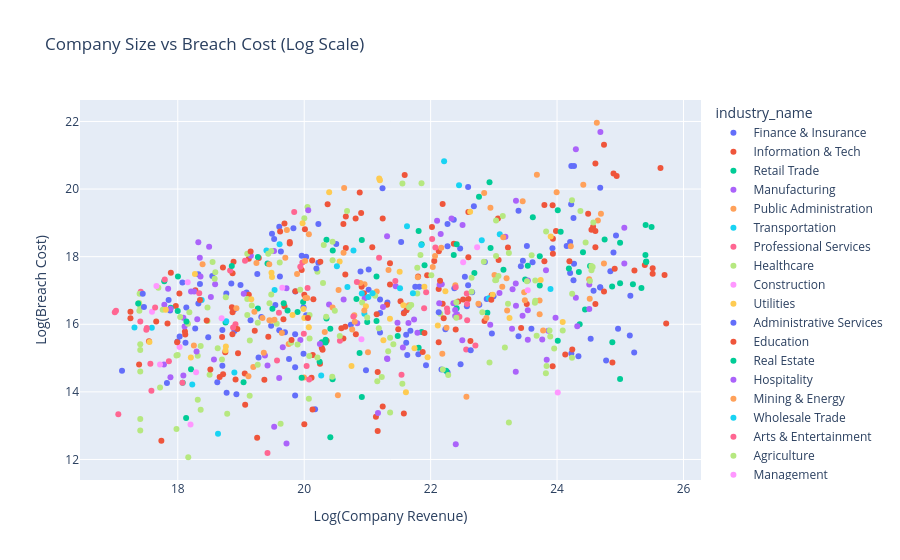

The notebook cell saved with this chart:
### Code cell
plot_cost_by_company_size(df).show()

### Figure 1 — Plotly figure (JSON) as saved in the notebook; plotly's stock layout.template omitted (floating-point values rounded to 4 significant figures; data arrays with more than 128 entries replaced by an {"elided": "..."} marker saying what was removed)
{"data": [{"customdata": {"elided": "115x2 str values"}, "hovertemplate": "industry_name=Finance & Insurance<br>Log(Company Revenue)=%{x}<br>Log(Breach Cost)=%{y}<br>company_name=%{customdata[0]}<br>attack_vector_primary=%{customdata[1]}<extra></extra>", "legendgroup": "Finance & Insurance", "marker": {"color": "#636efa", "symbol": "circle"}, "mode": "markers", "name": "Finance & Insurance", "orientation": "v", "showlegend": true, "type": "scatter", "x": [21.02, 22.27, 23.59, 19.54, 22.17, 24.84, 22.23, 18.9, 22.27, 24.26, 20.03, 18.71, 21.68, 19.86, 22.59, 21.53, 18.99, 20.98, 25.16, 25.15, 18.03, 19.83, 19.76, 17.83, 24.23, 22.86, 24.68, 18.85, 21.32, 21.2, 20.22, 24.27, 24.68, 20.74, 24.58, 18.77, 18.0, 24.26, 23.39, 24.21, 21.2, 22.89, 24.22, 24.68, 19.32, 23.52, 24.23, 19.48, 21.81, 20.51, 19.62, 22.47, 19.61, 23.93, 19.63, 18.28, 22.77, 22.38, 20.22, 22.27, 19.28, 18.48, 21.82, 23.39, 18.14, 18.07, 19.61, 24.89, 21.63, 20.89, 18.63, 19.09, 22.99, 22.37, 22.59, 18.35, 18.33, 24.78, 18.9, 24.27, 21.02, 19.86, 21.2, 17.88, 24.93, 24.96, 25.22, 18.71, 21.61, 22.47, 22.57, 22.66, 17.85, 23.43, 19.7, 23.61, 23.46, 24.15, 19.86, 19.86, 18.33, 24.21, 19.15, 19.96, 19.99, 19.99, 18.55, 24.53, 24.34, 22.54, 21.76, 21.58, 21.93, 20.03, 19.49], "xaxis": "x", "y": [17.02, 14.58, 15.87, 16.57, 14.66, 17.57, 15.85, 15.8, 18.97, 17.3, 16.26, 14.77, 15.81, 15.7, 20.06, 18.44, 17.16, 14.64, 16.85, 15.67, 15.64, 18.84, 14.97, 14.26, 20.68, 17.84, 20.04, 17.21, 16.64, 16.73, 18.97, 20.68, 17.1, 15.98, 16.99, 16.91, 15.49, 19.14, 19.36, 18.43, 15.76, 16.75, 19.55, 17.09, 16.22, 18.31, 15.14, 15.95, 15.12, 18.38, 17.41, 14.82, 15.82, 18.25, 18.15, 15.87, 16.58, 17.06, 17.82, 18.31, 15.01, 15.61, 17.11, 15.64, 16.49, 17.24, 18.89, 18.12, 15.09, 17.56, 14.29, 16.94, 16.83, 19.09, 17.15, 17.19, 16.62, 14.93, 16.44, 17.79, 17.62, 13.9, 16.33, 16.41, 18.63, 15.86, 15.16, 15.83, 15.69, 18.24, 16.53, 16.94, 16.72, 17.72, 15.77, 17.83, 17.88, 18.31, 16.97, 14.73, 17.48, 17.52, 16.12, 18.02, 16.5, 15.13, 17.43, 15.57, 15.05, 17.41, 17.11, 16.35, 14.79, 18.0, 18.68], "yaxis": "y"}, {"customdata": {"elided": "119x2 str values"}, "hovertemplate": "industry_name=Information & Tech<br>Log(Company Revenue)=%{x}<br>Log(Breach Cost)=%{y}<br>company_name=%{customdata[0]}<br>attack_vector_primary=%{customdata[1]}<extra></extra>", "legendgroup": "Information & Tech", "marker": {"color": "#EF553B", "symbol": "circle"}, "mode": "markers", "name": "Information & Tech", "orientation": "v", "showlegend": true, "type": "scatter", "x": [17.97, 23.93, 20.35, 20.62, 21.58, 22.85, 17.54, 23.07, 22.44, 18.75, 20.65, 17.25, 22.4, 20.0, 20.15, 21.24, 19.77, 21.95, 24.61, 20.25, 19.06, 24.13, 21.16, 24.61, 22.13, 23.43, 20.66, 24.94, 24.74, 23.93, 23.93, 21.52, 23.08, 23.8, 21.16, 24.88, 22.96, 24.61, 22.51, 24.89, 18.28, 18.12, 20.12, 19.07, 18.95, 19.69, 17.39, 18.91, 17.66, 24.2, 22.6, 24.54, 19.96, 18.7, 23.22, 19.12, 22.37, 23.93, 21.8, 25.51, 19.77, 19.28, 20.88, 18.72, 20.14, 22.13, 25.73, 25.7, 18.86, 22.06, 23.52, 19.12, 24.74, 22.13, 18.87, 24.57, 20.62, 21.59, 22.6, 21.36, 21.49, 18.11, 20.01, 23.8, 20.81, 20.13, 24.61, 20.0, 24.91, 22.6, 19.62, 19.69, 24.24, 23.98, 25.39, 20.94, 25.64, 20.28, 19.43, 21.08, 20.66, 19.86, 21.24, 25.51, 19.67, 20.65, 17.25, 21.87, 19.26, 18.87, 21.36, 19.37, 24.49, 21.62, 21.58, 18.03, 21.13, 25.22, 20.82], "xaxis": "x", "y": [16.54, 18.09, 15.51, 15.58, 13.36, 16.1, 15.5, 19.13, 16.67, 15.17, 15.93, 16.18, 15.85, 13.04, 16.74, 19.13, 18.39, 17.45, 18.76, 14.83, 14.54, 15.1, 14.59, 20.76, 18.16, 15.89, 19.19, 20.39, 21.31, 14.75, 19.52, 16.68, 17.9, 19.53, 12.85, 14.87, 16.85, 16.6, 16.73, 20.46, 17.01, 15.7, 14.42, 13.62, 15.15, 18.98, 14.81, 14.36, 16.08, 17.86, 19.32, 18.79, 17.6, 15.62, 18.27, 16.87, 18.38, 18.53, 17.42, 17.5, 18.43, 17.96, 19.9, 14.52, 15.09, 15.47, 16.02, 17.46, 16.51, 17.87, 16.6, 17.94, 16.97, 17.05, 17.51, 18.89, 18.96, 20.42, 16.75, 17.8, 15.85, 15.78, 18.81, 17.87, 19.13, 17.89, 18.28, 16.87, 17.64, 17.98, 18.74, 16.53, 15.25, 18.76, 17.75, 16.92, 20.62, 15.3, 15.63, 18.28, 18.26, 16.98, 13.57, 17.66, 16.15, 17.47, 16.37, 15.18, 12.64, 16.36, 17.18, 14.36, 19.27, 16.42, 16.33, 16.91, 13.26, 17.59, 15.7], "yaxis": "y"}, {"customdata": {"elided": "73x2 str values"}, "hovertemplate": "industry_name=Retail Trade<br>Log(Company Revenue)=%{x}<br>Log(Breach Cost)=%{y}<br>company_name=%{customdata[0]}<br>attack_vector_primary=%{customdata[1]}<extra></extra>", "legendgroup": "Retail Trade", "marker": {"color": "#00cc96", "symbol": "circle"}, "mode": "markers", "name": "Retail Trade", "orientation": "v", "showlegend": true, "type": "scatter", "x": [18.76, 20.41, 24.41, 25.41, 25.4, 21.14, 25.49, 19.42, 21.86, 17.89, 21.9, 19.27, 20.24, 21.0, 22.9, 22.25, 23.73, 21.81, 21.86, 17.79, 24.87, 19.04, 19.74, 20.35, 19.5, 22.37, 23.62, 23.73, 18.0, 23.15, 25.33, 19.27, 24.01, 25.0, 24.19, 20.45, 23.54, 23.5, 19.98, 20.41, 25.2, 18.08, 24.06, 25.0, 20.83, 18.21, 20.88, 25.4, 24.52, 22.76, 22.41, 20.28, 19.89, 21.81, 24.75, 25.41, 18.0, 21.14, 24.44, 20.91, 25.0, 20.34, 20.45, 20.35, 21.48, 22.69, 24.01, 20.34, 24.36, 22.41, 24.34, 24.87, 20.91], "xaxis": "x", "y": [16.05, 15.87, 18.13, 17.84, 18.05, 16.1, 18.88, 17.8, 15.77, 16.49, 17.75, 16.46, 14.89, 16.07, 16.34, 14.62, 18.02, 15.31, 18.37, 17.28, 15.47, 14.28, 16.41, 18.5, 16.46, 18.05, 19.17, 17.15, 17.41, 17.61, 17.07, 17.99, 15.52, 17.21, 17.65, 14.37, 17.73, 17.32, 16.66, 12.66, 17.18, 14.27, 18.74, 14.38, 16.75, 14.67, 15.15, 18.94, 17.72, 19.78, 18.37, 15.47, 16.36, 18.76, 18.51, 17.86, 16.39, 17.41, 16.44, 18.49, 18.41, 15.54, 18.18, 16.17, 15.65, 17.51, 19.38, 15.46, 16.0, 16.47, 17.55, 17.12, 13.84], "yaxis": "y"}, {"customdata": {"elided": "71x2 str values"}, "hovertemplate": "industry_name=Manufacturing<br>Log(Company Revenue)=%{x}<br>Log(Breach Cost)=%{y}<br>company_name=%{customdata[0]}<br>attack_vector_primary=%{customdata[1]}<extra></extra>", "legendgroup": "Manufacturing", "marker": {"color": "#ab63fa", "symbol": "circle"}, "mode": "markers", "name": "Manufacturing", "orientation": "v", "showlegend": true, "type": "scatter", "x": [23.86, 19.42, 22.94, 23.35, 17.79, 18.35, 19.16, 25.06, 23.54, 23.54, 23.18, 22.42, 18.31, 18.57, 19.6, 19.94, 17.88, 20.25, 24.51, 22.18, 18.11, 23.54, 23.3, 20.39, 24.3, 21.32, 22.39, 21.31, 23.35, 18.09, 22.33, 19.52, 19.72, 23.77, 23.84, 22.5, 24.69, 20.96, 21.31, 22.14, 18.09, 22.16, 23.09, 18.21, 17.85, 21.74, 23.82, 23.35, 25.06, 17.78, 18.5, 17.88, 22.4, 24.3, 19.04, 19.72, 24.51, 19.66, 22.36, 18.36, 20.62, 19.52, 18.59, 22.1, 21.65, 19.38, 24.32, 23.29, 23.35, 23.98, 22.39], "xaxis": "x", "y": [15.81, 14.78, 15.99, 17.2, 16.58, 17.97, 18.03, 17.8, 17.29, 16.42, 18.59, 16.29, 16.15, 14.96, 14.41, 15.54, 16.46, 15.42, 17.17, 17.18, 15.94, 15.54, 17.04, 16.59, 16.79, 14.97, 16.42, 14.99, 14.6, 16.2, 19.13, 12.97, 12.47, 15.55, 14.95, 18.94, 21.69, 16.77, 18.6, 17.17, 14.48, 18.67, 16.93, 16.97, 17.05, 16.14, 17.6, 16.55, 18.86, 14.81, 18.29, 14.43, 12.45, 21.18, 16.91, 17.07, 16.45, 15.32, 16.62, 17.41, 16.74, 18.17, 17.19, 19.06, 16.03, 15.08, 15.94, 15.87, 19.66, 16.19, 16.24], "yaxis": "y"}, {"customdata": [["Gallagher Administration Group Inc.", "ransomware"], ["Eindhoven Agency N.V.", "malware"], ["Sullivan Agency PLC", "backdoor"], ["Sendai Department Corp.", "data_breach"], ["DistrictState Services PLC", "data_breach"], ["Houston Department Inc.", "ransomware"], ["Azure Township Services PLC", "malware"], ["Granite Civic Administration Holdings Inc.", "phishing"], ["Phoenix Civic Department Group Inc.", "malware"], ["Tempest County Office SE", "phishing"], ["Fox Indigo Office Co.", "supply_chain"], ["PublicBorough Agency GmbH", "data_breach"], ["MetroCivic Department Group PLC", "phishing"], ["CountyCounty Administration Group Inc.", "apt"], ["Houston Agency Inc.", "phishing"], ["Azure Public Agency Holdings Inc.", "ransomware"], ["Ahmedabad Administration Pvt. Ltd.", "phishing"], ["Marshall Services Holdings Inc.", "ransomware"], ["Citadel Compass Services Corp.", "phishing"], ["Keller Services Ltd.", "data_breach"], ["Keystone National Administration Inc.", "apt"], ["Sable Orbit Authority Group Inc.", "ddos"], ["Eagle District Services Co.", "ransomware"], ["Kestrel National Authority Holdings Inc.", "ddos"], ["Turin Department S.p.A.", "trojan"], ["Cardiff Authority Holdings PLC", "ddos"], ["DistrictNational Agency Co.", "phishing"], ["DistrictCounty Administration Co.", "apt"], ["Kowalski Services AG", "ransomware"], ["Paladin Cedar Department Ltd.", "ransomware"], ["Aldridge Office Group Inc.", "malware"], ["TownshipDistrict Services PLC", "phishing"], ["MetroBorough Agency Holdings Inc.", "malware"], ["Carver Department Inc.", "supply_chain"], ["Richardson Administration Holdings PLC", "malware"], ["Vista Metro Agency S.A.", "supply_chain"], ["Bravo State Administration Holdings PLC", "data_breach"], ["Sullivan Services Ltd.", "data_breach"], ["Redwood Citadel Agency Co.", "phishing"], ["Eclipse Wolverine Administration Corp.", "supply_chain"], ["Aldridge Department Inc.", "data_breach"], ["Onyx Quantum Administration Corp.", "phishing"], ["Munich Office AG", "phishing"], ["Detroit Authority Corp.", "malware"], ["NationalBorough Office Holdings Inc.", "ransomware"], ["StateCounty Administration Group SA", "ransomware"], ["Fukuoka Services Co. Ltd.", "ddos"], ["Osaka Services Corp.", "ransomware"], ["Winnipeg Office Holdings Inc.", "ransomware"], ["Arrow Federal Office Holdings Co. Ltd.", "malware"], ["Nice Department Group SA", "malware"]], "hovertemplate": "industry_name=Public Administration<br>Log(Company Revenue)=%{x}<br>Log(Breach Cost)=%{y}<br>company_name=%{customdata[0]}<br>attack_vector_primary=%{customdata[1]}<extra></extra>", "legendgroup": "Public Administration", "marker": {"color": "#FFA15A", "symbol": "circle"}, "mode": "markers", "name": "Public Administration", "orientation": "v", "showlegend": true, "type": "scatter", "x": [20.53, 21.01, 19.75, 23.78, 24.63, 19.65, 22.39, 22.07, 20.07, 19.19, 20.95, 20.0, 23.46, 24.41, 22.95, 24.65, 23.72, 20.05, 21.33, 23.49, 22.17, 20.76, 19.24, 20.45, 21.66, 24.52, 19.21, 19.45, 20.63, 23.01, 23.48, 22.03, 21.15, 22.57, 19.34, 24.22, 24.74, 23.68, 19.89, 20.79, 24.51, 23.13, 20.32, 23.72, 22.25, 22.18, 20.02, 19.7, 20.54, 19.12, 23.99], "xaxis": "x", "y": [13.9, 15.17, 15.41, 15.82, 21.96, 15.74, 17.15, 18.02, 18.66, 14.74, 17.19, 14.43, 19.64, 20.13, 19.44, 19.07, 16.29, 16.78, 17.6, 16.71, 18.27, 15.84, 17.81, 16.49, 16.56, 16.75, 16.37, 17.78, 20.04, 17.46, 16.95, 17.69, 16.97, 13.86, 16.18, 18.31, 17.8, 20.42, 17.49, 16.26, 17.33, 17.11, 15.77, 16.7, 15.9, 15.13, 16.78, 17.97, 17.01, 14.46, 19.91], "yaxis": "y"}, {"customdata": [["Coleman Rail SA", "data_breach"], ["AeroShip Airlines Ltd.", "phishing"], ["Edmonton Shipping Inc.", "backdoor"], ["Brooks Shipping Co.", "data_breach"], ["Polaris Noble Logistics Holdings Inc.", "phishing"], ["Silver Granite Freight Inc.", "ddos"], ["Lantern Borealis Transport Group SA", "ransomware"], ["Phoenix Rail Co.", "malware"], ["MoveTransport Logistics Ltd.", "backdoor"], ["PortTransit Carriers Co. Ltd.", "data_breach"], ["Chicago Logistics Inc.", "ransomware"], ["Patriot Express Logistics Corp.", "phishing"], ["Ridge Cargo Shipping Inc.", "apt"], ["Cypress Aero Shipping Ltd.", "phishing"], ["Zimmer Shipping SE", "apt"], ["WingPort Rail Holdings Inc.", "malware"], ["Cobalt Transit Logistics Holdings Inc.", "ddos"], ["Silver Flint Freight Corp.", "phishing"], ["Lyon Carriers SAS", "ransomware"]], "hovertemplate": "industry_name=Transportation<br>Log(Company Revenue)=%{x}<br>Log(Breach Cost)=%{y}<br>company_name=%{customdata[0]}<br>attack_vector_primary=%{customdata[1]}<extra></extra>", "legendgroup": "Transportation", "marker": {"color": "#19d3f3", "symbol": "circle"}, "mode": "markers", "name": "Transportation", "orientation": "v", "showlegend": true, "type": "scatter", "x": [22.92, 22.45, 20.78, 20.95, 20.91, 22.81, 19.53, 20.68, 19.4, 18.23, 23.09, 17.31, 18.77, 17.59, 21.01, 21.63, 23.9, 22.21, 18.38], "xaxis": "x", "y": [16.77, 20.12, 18.18, 16.31, 16.91, 18.49, 17.01, 17.11, 18.18, 14.21, 18.66, 15.9, 16.09, 15.9, 16.81, 18.9, 17.04, 20.82, 16.72], "yaxis": "y"}, {"customdata": [["Brooks Consulting Co.", "ransomware"], ["Belfast Advisory Ltd.", "apt"], ["AcumenAnalytic Partners Group SA", "supply_chain"], ["Borealis Paladin Services Pte. Ltd.", "trojan"], ["Sable Method Associates Holdings PLC", "data_breach"], ["Phoenix Harbor Group SAS", "apt"], ["Beacon Keystone Consulting Co.", "apt"], ["ProPremier Partners Ltd.", "malware"], ["Valor Consult Advisory Holdings Inc.", "phishing"], ["SanDiego Services Co.", "ransomware"], ["Sequoia Expert Consulting Group Inc.", "ransomware"], ["Patriot Bravo Partners Co.", "trojan"], ["Raptor Silver Associates AG", "ransomware"], ["Halifax Services Inc.", "data_breach"], ["InsightStrategy Consulting Inc.", "data_breach"], ["Sierra Diamond Group Group Inc.", "phishing"], ["LogicAcumen Partners S.A.", "ransomware"], ["Osprey Elite Advisory Inc.", "phishing"], ["Jasper Acumen Services Co. Ltd.", "apt"], ["Redwood Noble Consulting Corp.", "ddos"], ["Quartz Analytic Group Co.", "ransomware"], ["Keystone Patriot Partners SAS", "ransomware"], ["Talon Cobalt Advisory Inc.", "ransomware"], ["Redwood Ivory Associates Inc.", "ddos"], ["Austin Advisory Co.", "apt"], ["InsightConsult Consulting S.p.A.", "malware"], ["Sullivan Associates Corp.", "data_breach"], ["Johansson Group GmbH", "ransomware"], ["Marshall Group Corp.", "ddos"], ["Cedar Cobalt Advisory Inc.", "ransomware"], ["Cypress Forge Consulting Co.", "ransomware"], ["Archer Lynx Group S.A.", "phishing"], ["Obsidian Hawk Consulting Ltd.", "ransomware"], ["AnalyticAcumen Associates Inc.", "trojan"]], "hovertemplate": "industry_name=Professional Services<br>Log(Company Revenue)=%{x}<br>Log(Breach Cost)=%{y}<br>company_name=%{customdata[0]}<br>attack_vector_primary=%{customdata[1]}<extra></extra>", "legendgroup": "Professional Services", "marker": {"color": "#FF6692", "symbol": "circle"}, "mode": "markers", "name": "Professional Services", "orientation": "v", "showlegend": true, "type": "scatter", "x": [22.27, 22.57, 19.97, 22.58, 21.18, 22.46, 17.41, 20.05, 17.41, 19.84, 22.58, 20.08, 17.86, 17.58, 22.26, 21.93, 17.57, 20.04, 18.91, 22.02, 17.06, 17.0, 17.02, 22.56, 22.08, 21.9, 19.06, 17.5, 19.99, 17.79, 18.83, 21.54, 19.6, 18.07], "xaxis": "x", "y": [16.36, 16.91, 17.83, 16.12, 17.97, 16.22, 16.96, 17.08, 16.08, 19.32, 16.6, 14.36, 14.9, 14.03, 16.47, 16.95, 14.83, 14.77, 16.0, 18.52, 13.34, 16.36, 16.4, 15.25, 18.27, 16.47, 17.88, 15.84, 15.72, 17.32, 17.59, 14.51, 16.34, 14.27], "yaxis": "y"}, {"customdata": {"elided": "127x2 str values"}, "hovertemplate": "industry_name=Healthcare<br>Log(Company Revenue)=%{x}<br>Log(Breach Cost)=%{y}<br>company_name=%{customdata[0]}<br>attack_vector_primary=%{customdata[1]}<extra></extra>", "legendgroup": "Healthcare", "marker": {"color": "#B6E880", "symbol": "circle"}, "mode": "markers", "name": "Healthcare", "orientation": "v", "showlegend": true, "type": "scatter", "x": [23.04, 23.04, 17.41, 19.94, 19.57, 18.36, 19.48, 17.41, 22.82, 22.41, 24.37, 18.18, 17.39, 18.76, 19.27, 21.84, 23.24, 24.24, 17.72, 18.58, 19.1, 19.9, 24.57, 23.66, 18.17, 18.47, 20.45, 24.56, 17.69, 19.48, 18.55, 23.24, 21.69, 17.41, 20.45, 19.45, 21.12, 20.92, 24.45, 22.65, 18.04, 18.0, 21.86, 17.41, 19.17, 19.43, 21.36, 17.98, 17.76, 19.61, 22.15, 23.89, 23.68, 18.16, 23.04, 23.82, 23.14, 20.44, 21.55, 23.22, 21.36, 22.65, 17.41, 23.83, 19.27, 20.68, 18.32, 18.5, 19.1, 21.18, 23.95, 22.41, 21.33, 20.31, 20.09, 20.35, 23.02, 18.32, 23.52, 19.1, 22.19, 23.6, 21.66, 22.93, 24.24, 18.7, 23.07, 20.21, 17.98, 24.09, 23.88, 18.78, 21.0, 20.08, 18.63, 17.4, 20.3, 18.59, 17.41, 22.84, 24.54, 20.48, 22.28, 21.79, 24.52, 21.79, 20.05, 22.01, 23.66, 18.36, 21.16, 23.83, 19.14, 19.14, 20.07, 20.09, 17.39, 21.55, 20.21, 23.17, 23.65, 21.08, 19.79, 24.54, 18.47, 24.24, 20.0], "xaxis": "x", "y": [17.31, 19.07, 16.53, 17.02, 16.02, 13.47, 16.88, 15.24, 16.35, 16.65, 19.35, 16.36, 16.4, 16.8, 16.04, 18.05, 13.09, 15.01, 14.13, 17.34, 16.75, 15.4, 19.01, 16.7, 12.07, 16.5, 18.44, 17.7, 17.08, 18.17, 17.85, 18.11, 16.57, 15.41, 17.9, 16.62, 16.84, 16.65, 18.42, 17.38, 16.22, 15.09, 20.17, 13.19, 16.55, 18.08, 13.39, 15.08, 16.43, 17.82, 16.31, 15.64, 15.66, 16.01, 18.02, 14.55, 19.2, 14.45, 20.16, 16.61, 15.6, 16.96, 14.6, 18.75, 14.8, 19.35, 13.77, 14.51, 16.27, 15.88, 15.28, 16.19, 15.2, 18.35, 16.28, 16.22, 17.3, 15.07, 17.28, 18.08, 14.66, 18.04, 16.5, 14.87, 16.9, 14.96, 17.43, 15.02, 12.9, 15.81, 15.81, 13.35, 16.2, 15.06, 15.29, 16.9, 17.22, 17.54, 12.86, 17.85, 17.73, 16.4, 14.5, 17.67, 17.28, 16.91, 19.47, 17.45, 17.29, 15.36, 14.32, 14.76, 15.52, 13.89, 13.79, 15.58, 16.63, 14.24, 17.55, 15.31, 16.64, 16.91, 15.45, 17.6, 16.09, 19.67, 19.13], "yaxis": "y"}, {"customdata": [["Atlanta Builders Group Inc.", "ddos"], ["ArchDraft Development Pvt. Ltd.", "apt"], ["Delta Valor Corp Inc.", "malware"], ["Turin Construction S.r.l.", "ddos"], ["Keller Construction Pty Ltd.", "ransomware"], ["Tempest Condor Builders SE", "data_breach"], ["Eriksson Corp Inc.", "ransomware"], ["StructureConcrete Group Corp.", "ddos"], ["DraftConstruct Corp Group Inc.", "ransomware"], ["Delta Site Development AG", "ransomware"], ["Curitiba Development S.A.", "malware"], ["Crest Vertex Construction AG", "data_breach"]], "hovertemplate": "industry_name=Construction<br>Log(Company Revenue)=%{x}<br>Log(Breach Cost)=%{y}<br>company_name=%{customdata[0]}<br>attack_vector_primary=%{customdata[1]}<extra></extra>", "legendgroup": "Construction", "marker": {"color": "#FF97FF", "symbol": "circle"}, "mode": "markers", "name": "Construction", "orientation": "v", "showlegend": true, "type": "scatter", "x": [18.69, 19.65, 18.29, 23.54, 17.66, 22.74, 18.16, 18.2, 22.51, 17.72, 18.03, 17.59], "xaxis": "x", "y": [16.18, 17.08, 14.58, 17.01, 17.13, 18.28, 17.24, 13.04, 17.83, 14.81, 15.33, 16.37], "yaxis": "y"}, {"customdata": [["Indigo Grid Corp Corp.", "data_breach"], ["Novak Power GmbH", "data_breach"], ["Kowalski Electric Holdings Inc.", "apt"], ["Sovereign Power Electric Ltda.", "ransomware"], ["Sable Wind Energy SA", "ransomware"], ["SparkAmp Power Corp.", "supply_chain"], ["Horizon Current Power Corp.", "ransomware"], ["Minneapolis Electric Group Inc.", "backdoor"], ["SparkSolar Corp Inc.", "ransomware"], ["CurrentTherm Electric Co.", "ransomware"], ["Chandra Electric Group Inc.", "phishing"], ["SolarFlux Services Holdings Inc.", "apt"], ["Flint Dynamo Services B.V.", "apt"], ["SparkAmp Utilities Group Inc.", "ransomware"], ["FluxAmp Corp Corp.", "malware"], ["Spectrum Harbor Services Holdings Inc.", "data_breach"], ["Maple Zephyr Energy Group Inc.", "phishing"], ["Miami Electric Co.", "apt"], ["GridInfracore Utilities Corp.", "ddos"], ["StLouis Power Holdings Inc.", "data_breach"], ["Maple Archer Corp Holdings Inc.", "trojan"], ["SparkWatt Services Group Inc.", "phishing"], ["Baltimore Corp Inc.", "backdoor"], ["Paladin Power Energy PLC", "data_breach"], ["Sable Grid Electric Co.", "malware"], ["ChargeSpark Corp Holdings Ltd.", "phishing"], ["Baltimore Electric Group Inc.", "phishing"], ["Zenith Solar Utilities Holdings Ltd.", "ransomware"], ["Bravo Spark Energy Holdings Inc.", "data_breach"], ["Sequoia Lynx Corp PLC", "data_breach"], ["InfracoreCharge Electric S.r.l.", "trojan"], ["VoltSpark Energy GmbH", "phishing"], ["Vertex Current Energy Pvt. Ltd.", "apt"], ["Indigo Spark Energy PLC", "phishing"]], "hovertemplate": "industry_name=Utilities<br>Log(Company Revenue)=%{x}<br>Log(Breach Cost)=%{y}<br>company_name=%{customdata[0]}<br>attack_vector_primary=%{customdata[1]}<extra></extra>", "legendgroup": "Utilities", "marker": {"color": "#FECB52", "symbol": "circle"}, "mode": "markers", "name": "Utilities", "orientation": "v", "showlegend": true, "type": "scatter", "x": [19.97, 20.0, 23.74, 20.39, 18.75, 21.36, 19.48, 24.09, 19.99, 23.9, 20.75, 21.61, 19.48, 22.11, 19.49, 18.27, 22.62, 20.56, 22.98, 21.19, 20.98, 18.21, 22.23, 21.9, 21.74, 21.95, 19.16, 20.07, 18.76, 21.51, 21.25, 23.25, 17.81, 19.82], "xaxis": "x", "y": [18.99, 16.19, 17.31, 19.9, 15.22, 16.16, 17.52, 16.07, 16.45, 18.6, 14.77, 13.99, 16.1, 15.97, 17.4, 17.49, 19.33, 17.85, 16.88, 20.32, 16.53, 15.02, 16.98, 17.11, 15.29, 15.02, 16.74, 15.91, 15.34, 17.55, 15.53, 16.18, 16.43, 16.28], "yaxis": "y"}, {"customdata": [["Ottawa Solutions Corp.", "ransomware"], ["Houston Management Inc.", "ransomware"], ["Gallagher Staffing Ltd.", "ddos"], ["ServiceLink Staffing Inc.", "malware"], ["Clarke Solutions Holdings PLC", "ransomware"], ["Amsterdam Services N.V.", "ddos"], ["Henderson Resources Group Inc.", "phishing"], ["Quantum Source Staffing Group Inc.", "phishing"], ["Fox Timber Services Group Inc.", "data_breach"], ["Vista Cascade Staffing Co. Ltd.", "phishing"], ["Talon Diamond Resources Holdings PLC", "ransomware"], ["Lynx Wolverine Solutions Co.", "ransomware"], ["Detroit Resources Co.", "trojan"], ["Chen Staffing Group Inc.", "ransomware"], ["TeamSupport Services Group Ltd.", "data_breach"], ["TaskAssist Resources Corp.", "ransomware"]], "hovertemplate": "industry_name=Administrative Services<br>Log(Company Revenue)=%{x}<br>Log(Breach Cost)=%{y}<br>company_name=%{customdata[0]}<br>attack_vector_primary=%{customdata[1]}<extra></extra>", "legendgroup": "Administrative Services", "marker": {"color": "#636efa", "symbol": "circle"}, "mode": "markers", "name": "Administrative Services", "orientation": "v", "showlegend": true, "type": "scatter", "x": [20.19, 17.46, 20.17, 17.12, 22.97, 22.63, 18.77, 19.26, 22.13, 21.24, 18.12, 22.68, 18.93, 17.45, 19.52, 21.61], "xaxis": "x", "y": [17.65, 16.51, 13.49, 14.63, 15.72, 15.23, 13.98, 17.49, 16.35, 20.03, 15.46, 19.49, 13.93, 16.91, 18.52, 15.45], "yaxis": "y"}, {"customdata": [["Meridian Crest Education Group PLC", "data_breach"], ["Hughes Education Corp.", "ransomware"], ["Sovereign Wisdom Academy Ltda.", "supply_chain"], ["Belfast Education Group PLC", "backdoor"], ["Raleigh Learning Group Inc.", "phishing"], ["Marshall University SE", "ransomware"], ["Okonkwo Schools Co.", "ransomware"], ["Chen Schools Co. Ltd.", "ddos"], ["Fitzgerald Education Group PLC", "phishing"], ["Quinn Academy Co. Ltd.", "apt"], ["Lumen Educate University Holdings Inc.", "ddos"], ["Mitchell Schools Holdings PLC", "data_breach"], ["Polaris Scholar Academy Holdings Co. Ltd.", "ransomware"], ["Kowalski Institute Inc.", "ransomware"], ["Jaipur Schools Pvt. Ltd.", "phishing"], ["Silver Campus Learning Corp.", "malware"], ["Grenoble Learning SAS", "phishing"], ["AspireSkill Institute SA", "apt"], ["Atlanta University Inc.", "supply_chain"], ["Lindgren University Corp.", "supply_chain"], ["Delta Discovery Education Holdings PLC", "ransomware"], ["Orbit Wisdom Academy Ltd.", "apt"], ["AchieveWisdom Schools Technologies Ltd.", "supply_chain"], ["Fernandez Institute Holdings Inc.", "supply_chain"], ["Harbor Skill Institute Group Inc.", "ddos"], ["Quantum Bravo Schools Technologies Ltd.", "ransomware"], ["Eagle Wolverine Institute Corp.", "ransomware"], ["LearnMentor Education Group N.V.", "ransomware"], ["Apex Aspire Learning Holdings PLC", "data_breach"], ["Charlotte Academy Holdings Inc.", "data_breach"], ["Chandra Academy Group Inc.", "malware"], ["Weber University Corp.", "ransomware"], ["Baltimore Schools Group Inc.", "data_breach"]], "hovertemplate": "industry_name=Education<br>Log(Company Revenue)=%{x}<br>Log(Breach Cost)=%{y}<br>company_name=%{customdata[0]}<br>attack_vector_primary=%{customdata[1]}<extra></extra>", "legendgroup": "Education", "marker": {"color": "#EF553B", "symbol": "circle"}, "mode": "markers", "name": "Education", "orientation": "v", "showlegend": true, "type": "scatter", "x": [18.94, 22.96, 21.15, 20.59, 18.52, 22.19, 22.19, 18.35, 21.9, 19.15, 17.99, 20.37, 20.26, 19.8, 18.46, 20.29, 17.84, 17.89, 18.86, 20.06, 17.74, 20.9, 21.31, 20.91, 22.15, 18.88, 22.21, 19.22, 22.02, 22.63, 18.66, 18.71, 20.13], "xaxis": "x", "y": [15.86, 16.72, 16.29, 15.88, 14.66, 19.56, 16.6, 16.72, 15.75, 18.15, 15.47, 19.55, 17.85, 15.53, 16.11, 15.25, 16.02, 17.53, 15.7, 16.19, 12.56, 19.29, 16.58, 17.11, 17.29, 17.85, 16.18, 15.81, 18.87, 15.5, 14.44, 17.68, 13.48], "yaxis": "y"}, {"customdata": [["Phoenix Development Group Inc.", "phishing"], ["LandRealty Group Co.", "apt"], ["Silver Onyx Properties Group PLC", "supply_chain"], ["Frontier Urban Properties S.L.", "ransomware"], ["Singapore REIT Pte. Ltd.", "phishing"], ["Zenith Loft Group Ltd.", "ransomware"], ["Matsuda Development Holdings Inc.", "ransomware"], ["Leipzig Group AG", "malware"]], "hovertemplate": "industry_name=Real Estate<br>Log(Company Revenue)=%{x}<br>Log(Breach Cost)=%{y}<br>company_name=%{customdata[0]}<br>attack_vector_primary=%{customdata[1]}<extra></extra>", "legendgroup": "Real Estate", "marker": {"color": "#00cc96", "symbol": "circle"}, "mode": "markers", "name": "Real Estate", "orientation": "v", "showlegend": true, "type": "scatter", "x": [19.96, 22.95, 22.93, 17.37, 18.13, 19.68, 18.85, 18.14], "xaxis": "x", "y": [14.41, 18.26, 20.2, 16.62, 13.22, 16.62, 17.73, 16.08], "yaxis": "y"}, {"customdata": [["ResortWelcome Resorts Group Inc.", "ddos"], ["SuiteHaven Hospitality Ltd.", "data_breach"], ["Cobalt Retreat Hotels Holdings Inc.", "phishing"], ["Monroe Group SAS", "ransomware"], ["Everest Sapphire Hospitality Inc.", "apt"], ["Eagle Vanguard Hotels Inc.", "ransomware"], ["Tampa Group Inc.", "malware"], ["Brooks Group Inc.", "phishing"], ["Atlas Quartz Group Co.", "phishing"], ["Prism Verdant Hotels Corp.", "ddos"], ["GuestWelcome Hotels Corp.", "phishing"], ["Indigo Retreat Resorts Inc.", "data_breach"], ["Peregrine Inn Restaurants Holdings PLC", "ddos"], ["Crawford Hospitality S.p.A.", "phishing"], ["Eriksson Group Inc.", "ransomware"]], "hovertemplate": "industry_name=Hospitality<br>Log(Company Revenue)=%{x}<br>Log(Breach Cost)=%{y}<br>company_name=%{customdata[0]}<br>attack_vector_primary=%{customdata[1]}<extra></extra>", "legendgroup": "Hospitality", "marker": {"color": "#ab63fa", "symbol": "circle"}, "mode": "markers", "name": "Hospitality", "orientation": "v", "showlegend": true, "type": "scatter", "x": [18.52, 21.79, 20.84, 21.56, 20.06, 21.17, 18.3, 18.26, 21.45, 21.48, 22.5, 21.25, 23.45, 22.14, 18.33], "xaxis": "x", "y": [16.8, 15.75, 16.03, 15.32, 19.37, 13.38, 15.19, 16.97, 17.12, 16.05, 15.53, 16.51, 16.25, 16.62, 18.42], "yaxis": "y"}, {"customdata": [["Polaris Drill Mining Inc.", "ransomware"], ["Lantern Atlas Resources Pte. Ltd.", "malware"], ["Raptor Rock Resources AG", "apt"], ["Patriot Well Exploration S.L.", "phishing"], ["Crown Mineral Energy Inc.", "malware"], ["Orbit Vanguard Mining Group Inc.", "ddos"], ["Irving Mining Group Ltd.", "ransomware"], ["Talon Ore Mining Co.", "supply_chain"], ["Flint Azure Energy SAS", "malware"], ["Epoch Radiant Exploration Holdings PLC", "data_breach"], ["DrillOre Exploration Corp.", "phishing"], ["Osprey Subsurface Mining Pvt. Ltd.", "supply_chain"], ["Lindgren Petroleum Inc.", "ransomware"], ["Cedar Petro Petroleum Inc.", "data_breach"], ["DrillWell Energy Ltda.", "ransomware"], ["Fitzgerald Corp Group PLC", "phishing"], ["Vertex Depth Resources SE", "phishing"], ["Redwood Ore Petroleum SA", "supply_chain"], ["Henderson Corp Holdings Inc.", "supply_chain"], ["Nashville Resources Group Inc.", "backdoor"]], "hovertemplate": "industry_name=Mining & Energy<br>Log(Company Revenue)=%{x}<br>Log(Breach Cost)=%{y}<br>company_name=%{customdata[0]}<br>attack_vector_primary=%{customdata[1]}<extra></extra>", "legendgroup": "Mining & Energy", "marker": {"color": "#FFA15A", "symbol": "circle"}, "mode": "markers", "name": "Mining & Energy", "orientation": "v", "showlegend": true, "type": "scatter", "x": [19.73, 19.53, 23.21, 19.36, 22.88, 24.69, 18.39, 20.89, 19.45, 23.15, 21.8, 18.25, 20.8, 23.2, 18.93, 20.95, 20.62, 22.85, 22.76, 20.01], "xaxis": "x", "y": [18.79, 16.13, 16.4, 15.16, 16.19, 19.27, 17.78, 17.22, 16.12, 18.57, 17.39, 15.37, 16.07, 17.36, 16.48, 16.41, 18.12, 19.89, 16.61, 17.87], "yaxis": "y"}, {"customdata": [["Tampa Trading Holdings Inc.", "ransomware"], ["Marseille Distribution SAS", "ransomware"], ["Austin Distribution Holdings Inc.", "ransomware"], ["Radiant Pack Trading Corp.", "malware"], ["LineDirect Group Co.", "ransomware"], ["Campbell Wholesale Group Inc.", "apt"], ["Spectrum Citadel Group Group Inc.", "trojan"], ["Eclipse Source Distribution Corp.", "malware"], ["Orlando Supply Holdings Inc.", "phishing"]], "hovertemplate": "industry_name=Wholesale Trade<br>Log(Company Revenue)=%{x}<br>Log(Breach Cost)=%{y}<br>company_name=%{customdata[0]}<br>attack_vector_primary=%{customdata[1]}<extra></extra>", "legendgroup": "Wholesale Trade", "marker": {"color": "#19d3f3", "symbol": "circle"}, "mode": "markers", "name": "Wholesale Trade", "orientation": "v", "showlegend": true, "type": "scatter", "x": [21.08, 20.52, 21.52, 18.9, 18.64, 21.72, 19.61, 21.85, 20.27], "xaxis": "x", "y": [16.92, 17.71, 17.07, 14.57, 12.76, 16.92, 18.37, 18.34, 14.48], "yaxis": "y"}, {"customdata": [["LiveMedia Productions Group Inc.", "data_breach"], ["Jasper Creative Studios Pty Ltd.", "ddos"], ["Radiant Talon Group Corp.", "apt"], ["Hawk Media Studios Co.", "apt"], ["Boston Entertainment Inc.", "trojan"], ["Haifa Studios Ltd.", "backdoor"], ["Cedar Show Media Group Inc.", "data_breach"], ["Walsh Media Group PLC", "ransomware"], ["Granite Screen Studios Group PLC", "ransomware"], ["Quinn Group Co.", "data_breach"], ["Perth Media Pty Ltd.", "trojan"], ["CreativeLive Entertainment Co.", "malware"], ["Lambert Studios Inc.", "ransomware"]], "hovertemplate": "industry_name=Arts & Entertainment<br>Log(Company Revenue)=%{x}<br>Log(Breach Cost)=%{y}<br>company_name=%{customdata[0]}<br>attack_vector_primary=%{customdata[1]}<extra></extra>", "legendgroup": "Arts & Entertainment", "marker": {"color": "#FF6692", "symbol": "circle"}, "mode": "markers", "name": "Arts & Entertainment", "orientation": "v", "showlegend": true, "type": "scatter", "x": [19.94, 19.57, 21.44, 17.51, 19.42, 18.87, 20.57, 20.83, 22.71, 20.78, 17.64, 18.34, 22.4], "xaxis": "x", "y": [17.7, 14.93, 17.28, 15.89, 12.19, 15.9, 15.52, 17.25, 15.37, 16.23, 16.5, 16.92, 17.1], "yaxis": "y"}, {"customdata": [["Leeds Group PLC", "phishing"], ["Nashville Farms Group Inc.", "apt"], ["Atlanta Farms Holdings Inc.", "phishing"], ["Portland Agriculture Holdings Inc.", "phishing"]], "hovertemplate": "industry_name=Agriculture<br>Log(Company Revenue)=%{x}<br>Log(Breach Cost)=%{y}<br>company_name=%{customdata[0]}<br>attack_vector_primary=%{customdata[1]}<extra></extra>", "legendgroup": "Agriculture", "marker": {"color": "#B6E880", "symbol": "circle"}, "mode": "markers", "name": "Agriculture", "orientation": "v", "showlegend": true, "type": "scatter", "x": [20.56, 19.63, 21.23, 21.41], "xaxis": "x", "y": [15.66, 13.06, 14.44, 15.41], "yaxis": "y"}, {"customdata": [["Toulouse Capital SA", "phishing"], ["Spartan Cobalt Enterprises Holdings Inc.", "supply_chain"]], "hovertemplate": "industry_name=Management<br>Log(Company Revenue)=%{x}<br>Log(Breach Cost)=%{y}<br>company_name=%{customdata[0]}<br>attack_vector_primary=%{customdata[1]}<extra></extra>", "legendgroup": "Management", "marker": {"color": "#FF97FF", "symbol": "circle"}, "mode": "markers", "name": "Management", "orientation": "v", "showlegend": true, "type": "scatter", "x": [20.9, 24.01], "xaxis": "x", "y": [15.56, 13.98], "yaxis": "y"}, {"customdata": [["Lindgren Corp Group Inc.", "data_breach"], ["Glasgow Association Group PLC", "data_breach"], ["Crawford Services Inc.", "ransomware"]], "hovertemplate": "industry_name=Other Services<br>Log(Company Revenue)=%{x}<br>Log(Breach Cost)=%{y}<br>company_name=%{customdata[0]}<br>attack_vector_primary=%{customdata[1]}<extra></extra>", "legendgroup": "Other Services", "marker": {"color": "#FECB52", "symbol": "circle"}, "mode": "markers", "name": "Other Services", "orientation": "v", "showlegend": true, "type": "scatter", "x": [21.57, 21.2, 17.55], "xaxis": "x", "y": [16.56, 20.26, 15.48], "yaxis": "y"}], "layout": {"autosize": true, "legend": {"title": {"text": "industry_name"}, "tracegroupgap": 0}, "title": {"text": "Company Size vs Breach Cost (Log Scale)"}, "xaxis": {"anchor": "y", "autorange": true, "domain": [0, 1], "range": [16.47, 26.26], "title": {"text": "Log(Company Revenue)"}, "type": "linear"}, "yaxis": {"anchor": "x", "autorange": true, "domain": [0, 1], "range": [11.37, 22.66], "title": {"text": "Log(Breach Cost)"}, "type": "linear"}}}
